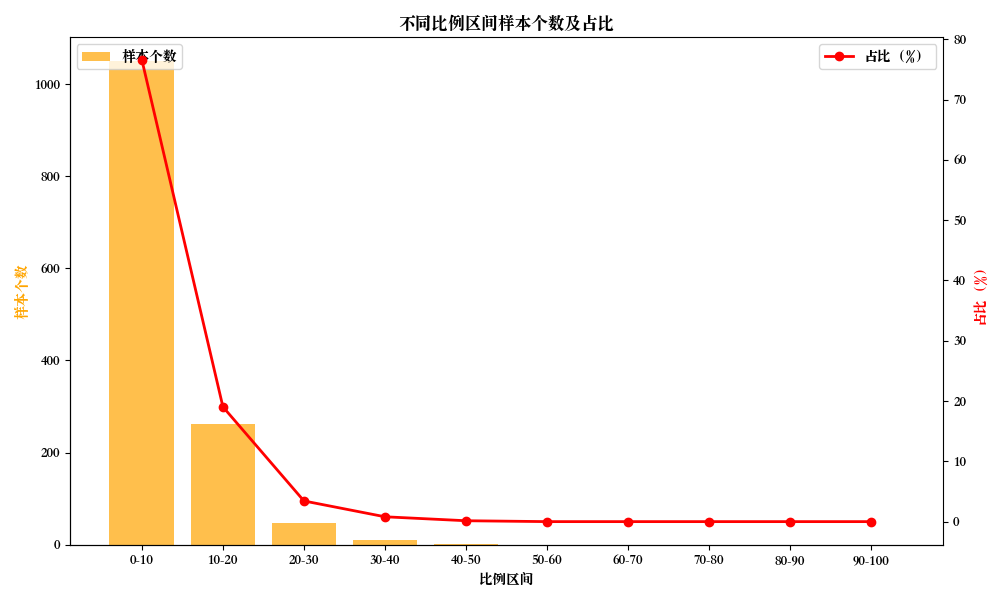

The Python source for this figure:
import pandas as pd
import matplotlib.pyplot as plt
import numpy as np
from matplotlib import rcParams

# 设置中文字体
rcParams['font.sans-serif'] = ['Songti SC']
rcParams['axes.unicode_minus'] = False  # 解决负号显示问题

# 读取Excel文件
excel_file = '/Users/zhangyuchen/Desktop/MyGitRepos/myXJTUworks/税法_数据分析/GuQuanZhiYa_puredata.xlsx'  # 修改为你的Excel文件路径
df = pd.read_excel(excel_file, header=None)  # 不考虑列名，直接读取

# 假设比例数据在第二列（索引为1），处理空值和"-"符号
data = df.iloc[:, 1]  # 取第二列

# 将空值或"-"替换为0
data = data.replace({'-': 0, np.nan: 0})

# 转换为数值类型，确保所有数据都是数值
data = pd.to_numeric(data, errors='coerce').fillna(0)

# 定义区间
bins = np.arange(0, 101, 10)  # 区间为 [0, 10, 20, ..., 100]


labels = [f'{i}-{i+10}' for i in bins[:-1]]

# 计算每个区间的样本个数
counts, _ = np.histogram(data, bins)

# 计算各区间占比
total_count = len(data)
proportions = counts / total_count * 100

# 绘制柱状图
fig, ax1 = plt.subplots(figsize=(10, 6))

# 去掉上和右的边框
ax1.spines['top'].set_visible(False)
ax1.spines['right'].set_visible(False)

# 柱状图（样本个数），使用橙色
ax1.bar(labels, counts, color='orange', alpha=0.7, label='样本个数')

# 设置柱状图的Y轴
ax1.set_ylabel('样本个数', color='orange')
ax1.set_xlabel('比例区间')

# 创建第二个Y轴（用于占比折线图）
ax2 = ax1.twinx()

# 折线图（占比），使用粉色
ax2.plot(labels, proportions, color='red', marker='o', label='占比（%）', linewidth=2)

# 设置第二个Y轴
ax2.set_ylabel('占比（%）', color='red')

# 设置图形标题
plt.title('不同比例区间样本个数及占比')

# 显示图例
ax1.legend(loc='upper left')
ax2.legend(loc='upper right')

# 显示图形
plt.tight_layout()

plt.savefig('/Users/zhangyuchen/Desktop/MyGitRepos/myXJTUworks/税法_数据分析/plt3_doubel.png')  
